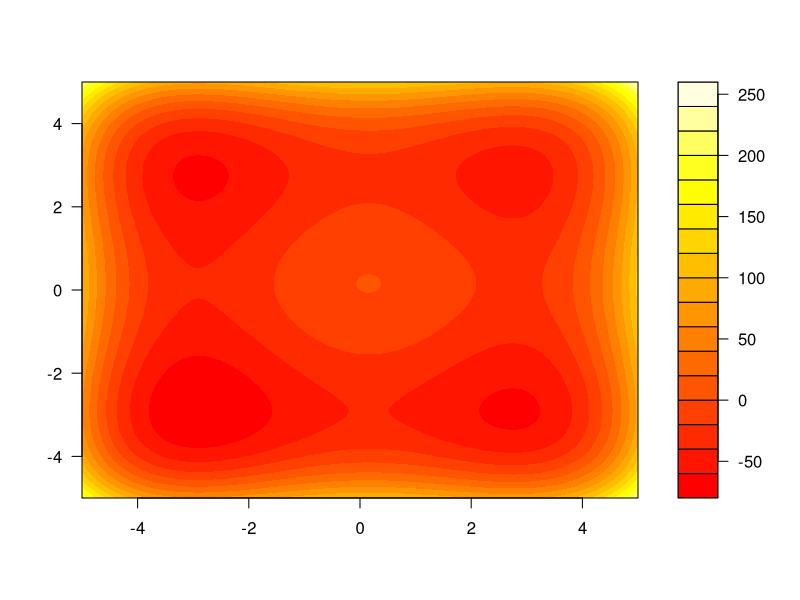

Recreate this plot in R.
ackleyFunction = function(x, y) {
  return (-20 * exp(-0.2 * sqrt(0.5 * (x^2 + y^2))) - exp(0.5*(cos(2 * pi * x) + cos(2 * pi * y))) + 20 + exp(1))
}

sixHumpCamelFunction = function(x, y) {
  return ((4-2.1*x^2+x^4/3)*x^2+x*y+(-4+4*y^2)*y^2)  
}

styblinksiFunction = function(x, y) {
  return ( ((x^4 - 16*x^2 + 5*x) + (y^4 - 16*y^2 + 5*y)) / 2   )
}
upperBoundX = 5;
upperBoundY = 5;
lowerBoundX = -5;
lowerBoundY = -5;

samples = 250;

x = seq(from = lowerBoundX, to = upperBoundX, length.out = samples)
y = seq(from = lowerBoundY, to = upperBoundY, length.out = samples)
z = matrix(0, samples, samples)
for (i in 0:samples) {
  for (j in 0:samples) {
    z[i,j] = styblinksiFunction(x[i], y[j])
  }
}

filled.contour(x, y, z, color.palette = heat.colors)